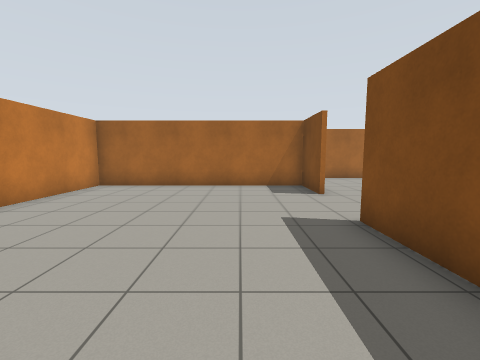
View 1 (above)

17 first-person views from a walk through a world built for the Gazebo simulator. The camera is 1.2 m above the floor, tilts 6° down and sees 90° across. The floor is counted in squares, 1 m on a side. Each view is taken from the middle of a square. On the plan, view 1 faces up. The plan holds only what a view shows up to about 11 squares ahead; the rest is blank. The place goes on beyond the plan.

View 2
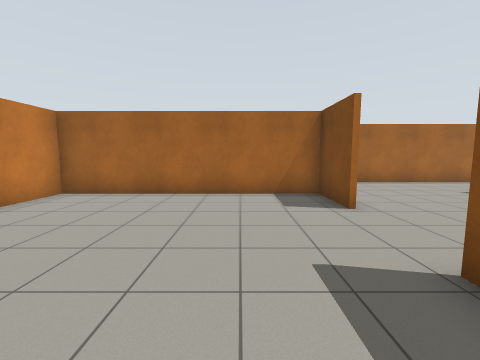

View 3
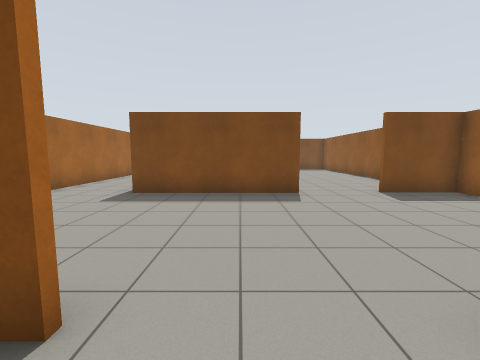

View 4
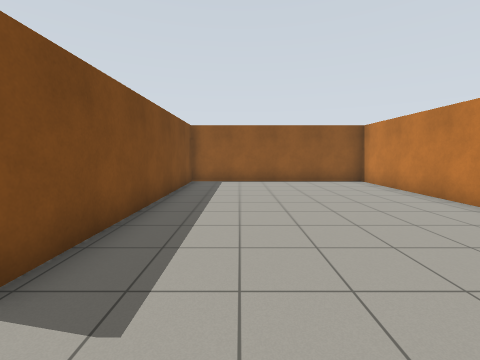

View 5
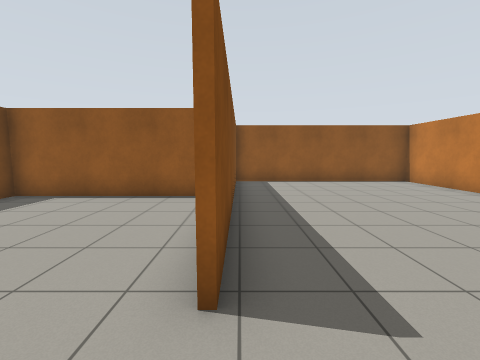

View 6
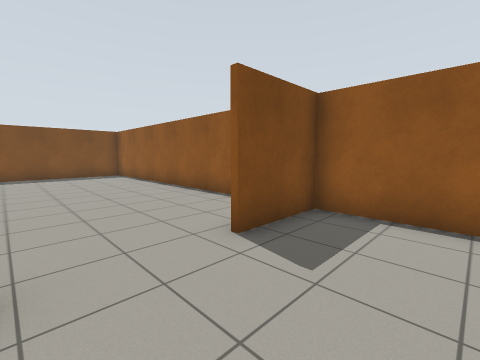

View 7
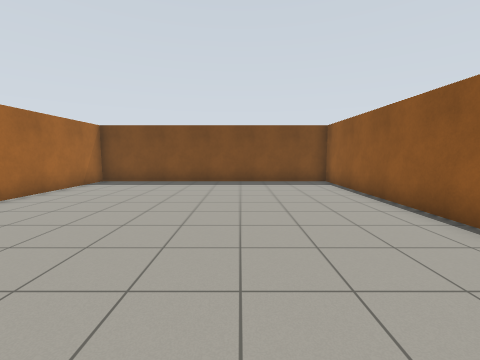

View 8
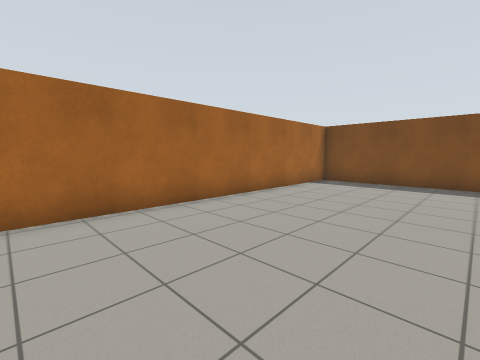

View 9
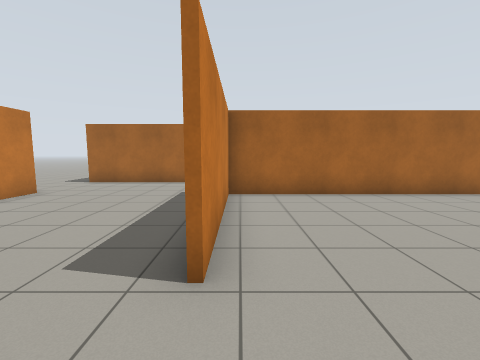

View 10
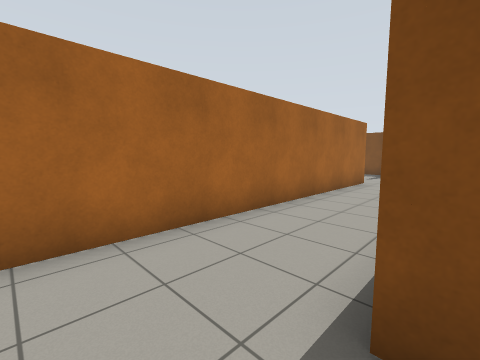

View 11
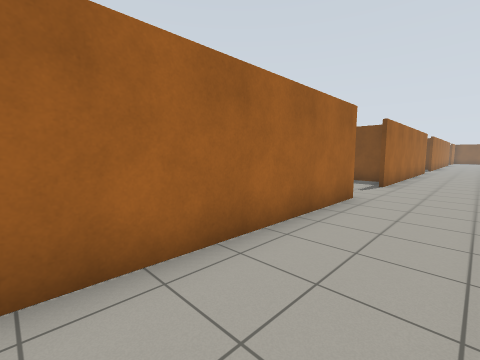

View 12
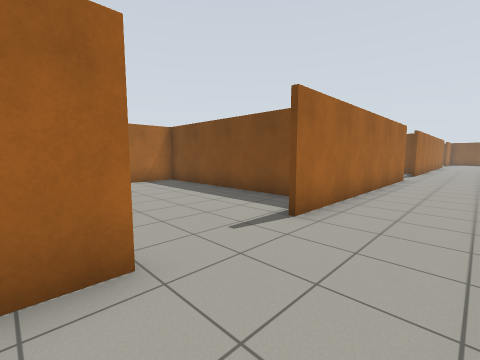

View 13
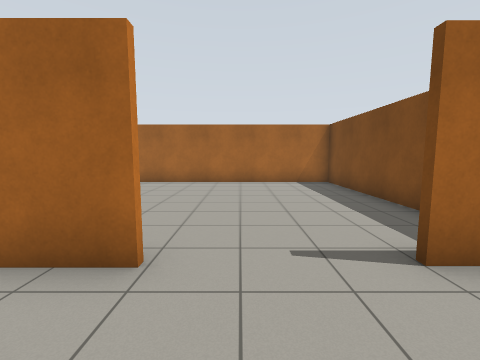

View 14
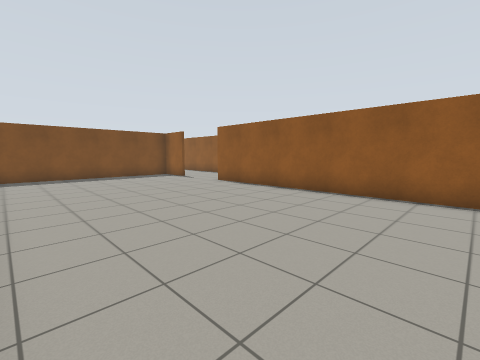

View 15
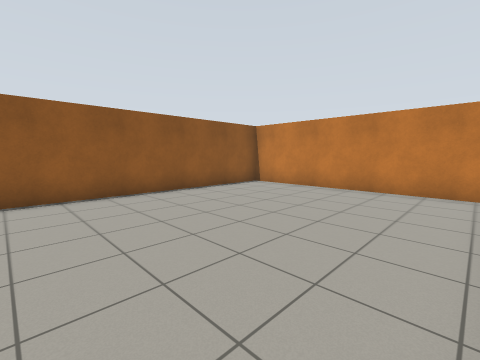

View 16
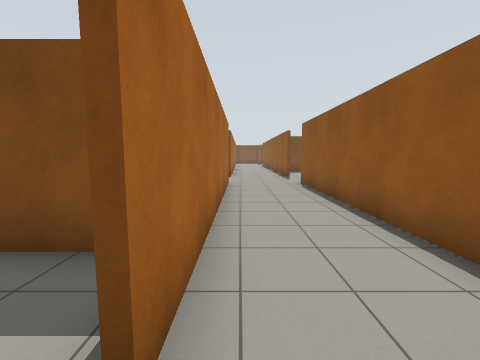

View 17
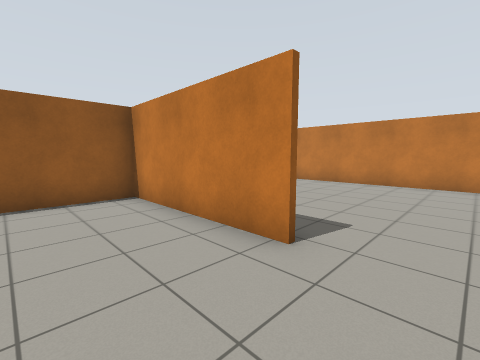

### Floor plan
Points are (right, up) in squares from view 1. A wall is a line through its corners. A room is listed if a view was taken in it or the views show most of it. See-through windows are left out.
Room 1 (views 1, 2, 3, 4, 5, 6, 7, 8, 9, 10, 11, 12, 13, 14, 15, 16, 17)
walls: (8.5, 4.1) (8.5, 9.5); (2.6, 9.6) (2.6, 8.2); (2.4, 7.3) (2.4, 9.2) (-5.5, 9.2) (-5.5, -4.8) (2.2, -4.8) (2.2, 4.4); (2.3, 4.4) (2.3, -0.9) (8.5, -0.9) (8.5, 1.5); (11.2, -0.9) (20.8, -0.9) (20.8, 9.2) (8.7, 9.2) (8.7, 4.1); (18, 12.4) (2.4, 12.4); (22.5, 9.4) (29.5, 9.4); (22.9, 13) (22.9, 20.5); (2.6, 20.1) (2.6, 12.6) (17.4, 12.6); (29.5, 12.4) (21, 12.4)
ways out: opening at (2, 11.5)

Positions as (right, up) in squares from view 1, and headings:
1: (0, 0), facing up
2: (0, 2), facing up
3: (1, 6), facing right
4: (0, 6), facing down
5: (2, 6), facing down
6: (6, 4), facing down-right
7: (10, 3), facing right
8: (10, 4), facing up-right
9: (9, 2), facing up
10: (7, 9), facing up-right
11: (11, 10), facing up-right
12: (17, 10), facing up-right
13: (19, 10), facing up
14: (9, 20), facing down-right
15: (11, 20), facing down-left
16: (20, 12), facing right
17: (5, 6), facing down-left
